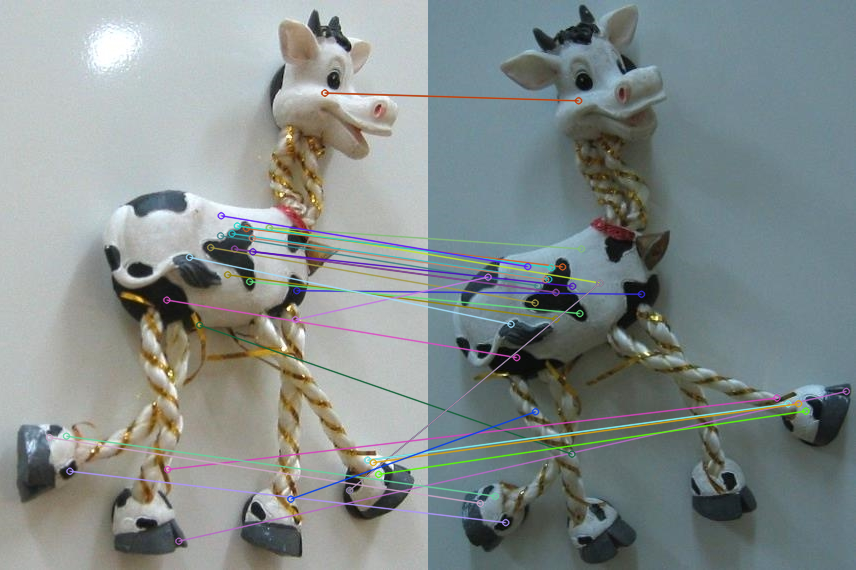

The Python source for this figure:
# https://blog.csdn.net/zhangziju/article/details/79754652
# https://blog.csdn.net/yukinoai/article/details/88912586

import cv2
import numpy as np
from matplotlib import pyplot as plt
import time

origin_img1 = cv2.imread('origin_img1.jpg') # 读取图片
origin_img2 = cv2.imread('origin_img2.jpg') # 读取图片

gray1 = cv2.cvtColor(origin_img1 , cv2.COLOR_BGR2GRAY) # 转换为灰度图
gray2 = cv2.cvtColor(origin_img2 , cv2.COLOR_BGR2GRAY) # 转换为灰度图

start_time = time.time()
numfeatures = 200 # 特征点数量
sift = cv2.xfeatures2d.SIFT_create(numfeatures) # 创建SIFT对象
kp1, des1 = sift.detectAndCompute(gray1, None) # 计算SIFT特征点和描述符
keypoint_img1 = cv2.drawKeypoints(origin_img1, kp1,None, flags=cv2.DRAW_MATCHES_FLAGS_DRAW_RICH_KEYPOINTS) # 绘制特征点

kp2, des2 = sift.detectAndCompute(gray2, None) # 计算SIFT特征点和描述符
keypoint_img2 = cv2.drawKeypoints(origin_img2, kp2,None, flags=cv2.DRAW_MATCHES_FLAGS_DRAW_RICH_KEYPOINTS) # 绘制特征点

end_time = time.time()
print('time:',end_time-start_time,'s')
print('feature number:',len(kp1))

# BFMatcher匹配
bf = cv2.BFMatcher() # 创建BFMatcher对象
matches = bf.knnMatch(des1,des2, k=2) # 使用knn进行计算匹配

# NNDR匹配
good = []
for m,n in matches:
    if m.distance < 0.75*n.distance: # 最近点距离/次近点距离<0.84
        good.append([m])

match_img = cv2.drawMatchesKnn(origin_img1, kp1, origin_img2, kp2, good, None, flags=2) # 绘制匹配点

keypoint_img1 = cv2.cvtColor(keypoint_img1, cv2.COLOR_BGR2RGB) # 转换为RGB图
keypoint_img2 = cv2.cvtColor(keypoint_img2, cv2.COLOR_BGR2RGB) # 转换为RGB图

# 绘制结果
plt.figure(figsize=(9,7))
plt.subplot(121)
plt.imshow(keypoint_img1)
plt.title('origin_img1 (feature number: %d)' % numfeatures)
plt.axis('off')

plt.subplot(122)
plt.imshow(keypoint_img2),
plt.title('origin_img2 (feature number: %d)' % numfeatures)
plt.axis('off')
plt.savefig('sift_detect.png')
plt.show()

cv2.imshow('match_img', match_img)
cv2.imwrite('sift_match.png', match_img)
cv2.waitKey(0)